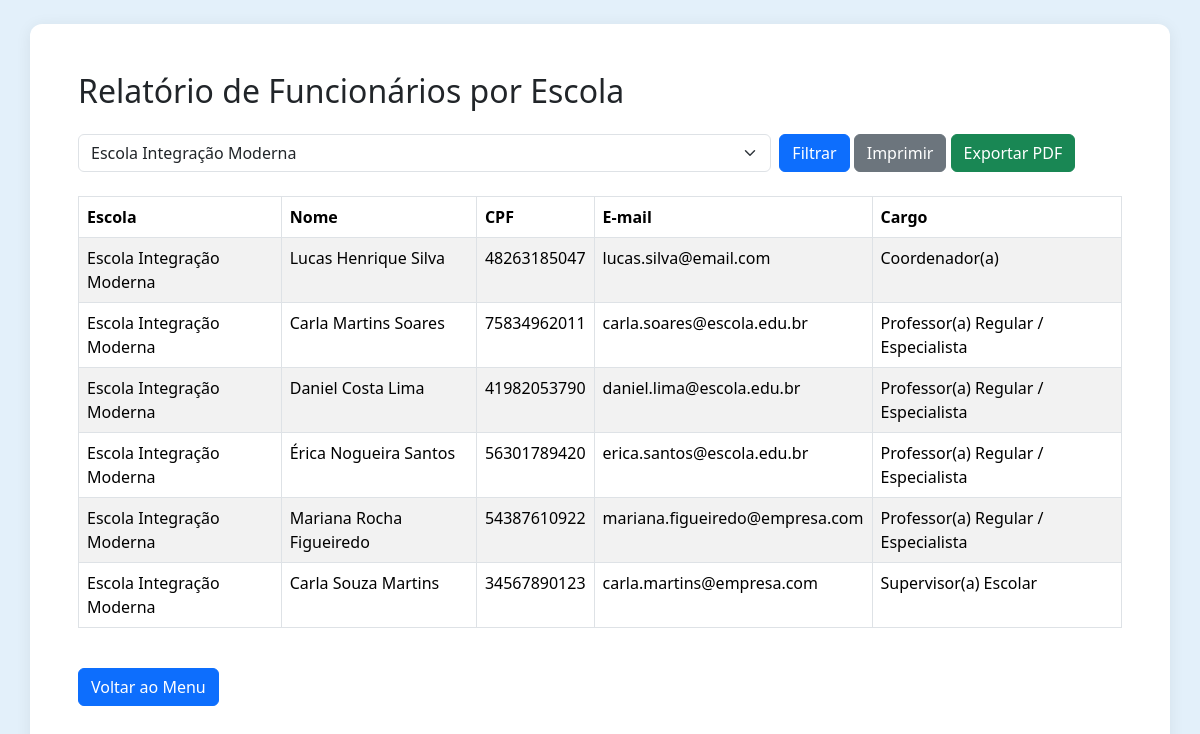
The app's page /controller/relatorios/lista_funcionario_escola.php?escola_id=3 with its own data.
### tables this page shows
CREATE TABLE IF NOT EXISTS `funcionario` (
  `func_id` bigint(20) unsigned NOT NULL AUTO_INCREMENT,
  `func_data_cad` date NOT NULL,
  `inep` varchar(20) DEFAULT NULL,
  `func_nome` varchar(255) DEFAULT NULL,
  `func_cpf` varchar(14) NOT NULL,
  `email_func` varchar(100) NOT NULL,
  `password` varchar(255) NOT NULL,
  `precisa_trocar_senha` tinyint(1) NOT NULL DEFAULT '1',
  `func_cod_funcao` bigint(20) unsigned NOT NULL,
  `remember_token` varchar(100) DEFAULT NULL,
  `email_verified_at` timestamp NULL DEFAULT NULL,
  `created_at` timestamp NULL DEFAULT NULL,
  `updated_at` timestamp NULL DEFAULT NULL,
  PRIMARY KEY (`func_id`),
  UNIQUE KEY `funcionario_func_cpf_unique` (`func_cpf`),
  UNIQUE KEY `funcionario_email_func_unique` (`email_func`),
  KEY `funcionario_func_cod_funcao_foreign` (`func_cod_funcao`),
  CONSTRAINT `funcionario_func_cod_funcao_foreign` FOREIGN KEY (`func_cod_funcao`) REFERENCES `tipo_funcao` (`tipo_funcao_id`)
);

CREATE TABLE IF NOT EXISTS `escola` (
  `esc_id` int(11) NOT NULL AUTO_INCREMENT,
  `esc_dtcad` date DEFAULT NULL,
  `esc_inep` varchar(15) DEFAULT NULL,
  `esc_cnpj` varchar(25) DEFAULT NULL,
  `esc_razao_social` varchar(255) DEFAULT NULL,
  `esc_endereco` varchar(250) DEFAULT NULL,
  `esc_bairro` varchar(100) DEFAULT NULL,
  `esc_municipio` varchar(100) DEFAULT NULL,
  `esc_cep` varchar(15) DEFAULT NULL,
  `esc_uf` varchar(2) DEFAULT NULL,
  `esc_telefone` varchar(20) DEFAULT NULL,
  `esc_email` varchar(150) DEFAULT NULL,
  `fk_org_esc_id` int(11) DEFAULT NULL,
  PRIMARY KEY (`esc_id`)
);

CREATE TABLE IF NOT EXISTS `tipo_funcao` (
  `tipo_funcao_id` bigint(20) unsigned NOT NULL AUTO_INCREMENT,
  `desc_tipo_funcao` varchar(100) NOT NULL,
  `created_at` timestamp NULL DEFAULT CURRENT_TIMESTAMP,
  `updated_at` timestamp NULL DEFAULT CURRENT_TIMESTAMP ON UPDATE CURRENT_TIMESTAMP,
  PRIMARY KEY (`tipo_funcao_id`)
);

### controller/relatorios/lista_funcionario_escola.php (the view, shortened to what this page needs)
<!DOCTYPE html>
<html lang="pt-BR">
<head>
    <link href="https://cdn.jsdelivr.net/npm/bootstrap@5.3.3/dist/css/bootstrap.min.css" rel="stylesheet">
    <link rel="stylesheet" href="/proj_foccus/public/css/relatorio.css">
</head>
<body>
<div class="container mt-4 p-4 p-md-5">
    <h2 class="mb-4">Relatório de Funcionários por Escola</h2>
    <?php
    require_once($_SERVER['DOCUMENT_ROOT'] . '/proj_foccus/models/conexao.php');
    $escolas = [];
    try {
        $res = $conn->query("SELECT esc_id, esc_razao_social FROM escola ORDER BY esc_razao_social");
        $escolas = $res->fetchAll(PDO::FETCH_ASSOC);
    } catch(Exception $e) {
        echo '<div class="alert alert-danger">Erro ao buscar escolas: '.$e->getMessage().'</div>';
    }
    $escola_id = isset($_GET['escola_id']) ? (int)$_GET['escola_id'] : null;
    ?>
    <form method="get" class="mb-4 no-print">
        <div class="row g-2">
            <div class="col-md-8">
                <select name="escola_id" class="form-select" required>
                    <?php foreach ($escolas as $esc): ?>
                        <option value="<?php echo $esc['esc_id']; ?>"
                            <?php if($escola_id == $esc['esc_id']) echo "selected"; ?>>
                            <?php echo htmlspecialchars($esc['esc_razao_social']); ?>
                        </option>
                    <?php endforeach; ?>
                </select>
            </div>
            <div class="col-md-4">
                <button type="submit" class="btn btn-primary">Filtrar</button>
                <button type="button" class="btn btn-secondary" onclick="window.print();">Imprimir</button>
                <a href="/proj_foccus/controller/relatorios/exporta_funcionario_escola_pdf.php<?php echo isset($escola_id) ? '?escola_id=' . urlencode($escola_id) : ''; ?>" target="_blank" class="btn btn-success">Exportar PDF</a>
            </div>
        </div>
    </form>
    <?php
    if ($escola_id !== null && $escola_id !== "") {
        try {
            $params = [];
            $sql = "SELECT e.esc_razao_social, f.func_nome, f.func_cpf, f.email_func, tf.desc_tipo_funcao
                    FROM funcionario f
                    INNER JOIN tipo_funcao tf ON f.func_cod_funcao = tf.tipo_funcao_id
                    INNER JOIN escola e ON f.inep = e.esc_inep
                    ";
            if ($escola_id != 0) {
                $sql .= " WHERE e.esc_id = ?";
                $params[] = $escola_id;
            }
            $sql .= " ORDER BY e.esc_razao_social, tf.desc_tipo_funcao, f.func_nome";
            $stmt = $conn->prepare($sql);
            $stmt->execute($params);
            $funcionarios = $stmt->fetchAll(PDO::FETCH_ASSOC);
            if (count($funcionarios) > 0) {
                echo '<div class="table-responsive"><table class="table table-bordered table-striped"><thead><tr><th>Escola</th><th>Nome</th><th>CPF</th><th>E-mail</th><th>Cargo</th></tr></thead><tbody>';
                foreach ($funcionarios as $row) {
                    echo '<tr>';
                    echo '<td>' . htmlspecialchars($row['esc_razao_social']) . '</td>';
                    echo '<td>' . htmlspecialchars($row['func_nome']) . '</td>';
                    echo '<td>' . htmlspecialchars($row['func_cpf']) . '</td>';
                    echo '<td>' . htmlspecialchars($row['email_func']) . '</td>';
                    echo '<td>' . htmlspecialchars($row['desc_tipo_funcao']) . '</td>';
                    echo '</tr>';
                }
                echo '</tbody></table></div>';
            } else {
                echo '<div class="alert alert-warning">Nenhum funcionário encontrado para o filtro selecionado.<br>SQL: <code>' . htmlspecialchars($sql) . '</code><br>Parâmetros: <code>' . htmlspecialchars(json_encode($params)) . '</code></div>';
            }
        } catch(Exception $e) {
            echo '<div class="alert alert-danger">Erro ao buscar funcionários: ' . $e->getMessage() . '</div>';
        }
    }
    ?>
    <div class="mt-4">
        <a href="/proj_foccus/index.php" class="btn btn-primary">Voltar ao Menu</a>
    </div>
</div>
</body>
</html>

### public/css/relatorio.css (style rules this page uses)
body { background: #e3f0fa !important; }
.container { background: #ffffff; border-radius: 12px; box-shadow: 0 2px 16px rgba(0, 0, 0, 0.07); padding-bottom: 24px; }
table.table-striped tbody tr:nth-of-type(odd) { background-color: #f4faff; }
table.table-striped tbody tr:nth-of-type(even) { background-color: #e9f2fd; }
table.table-striped thead { background: #0d6efd; color: #fff; }

### records on screen
funcionario: escola.esc_razao_social "Escola Integração Moderna", func_nome "Lucas Henrique Silva", func_cpf "48263185047", email_func "lucas.silva@email.com", func_cod_funcao.desc_tipo_funcao "Coordenador(a)"
funcionario: escola.esc_razao_social "Escola Integração Moderna", func_nome "Carla Martins Soares", func_cpf "75834962011", email_func "carla.soares@escola.edu.br", func_cod_funcao.desc_tipo_funcao "Professor(a) Regular / Especialista"
funcionario: escola.esc_razao_social "Escola Integração Moderna", func_nome "Daniel Costa Lima", func_cpf "41982053790", email_func "daniel.lima@escola.edu.br", func_cod_funcao.desc_tipo_funcao "Professor(a) Regular / Especialista"
funcionario: escola.esc_razao_social "Escola Integração Moderna", func_nome "Érica Nogueira Santos", func_cpf "56301789420", email_func "erica.santos@escola.edu.br", func_cod_funcao.desc_tipo_funcao "Professor(a) Regular / Especialista"
funcionario: escola.esc_razao_social "Escola Integração Moderna", func_nome "Mariana Rocha Figueiredo", func_cpf "54387610922", email_func "mariana.figueiredo@empresa.com", func_cod_funcao.desc_tipo_funcao "Professor(a) Regular / Especialista"
funcionario: escola.esc_razao_social "Escola Integração Moderna", func_nome "Carla Souza Martins", func_cpf "34567890123", email_func "carla.martins@empresa.com", func_cod_funcao.desc_tipo_funcao "Supervisor(a) Escolar"

### other values on screen
form field escola_id "Escola Integração Moderna"
